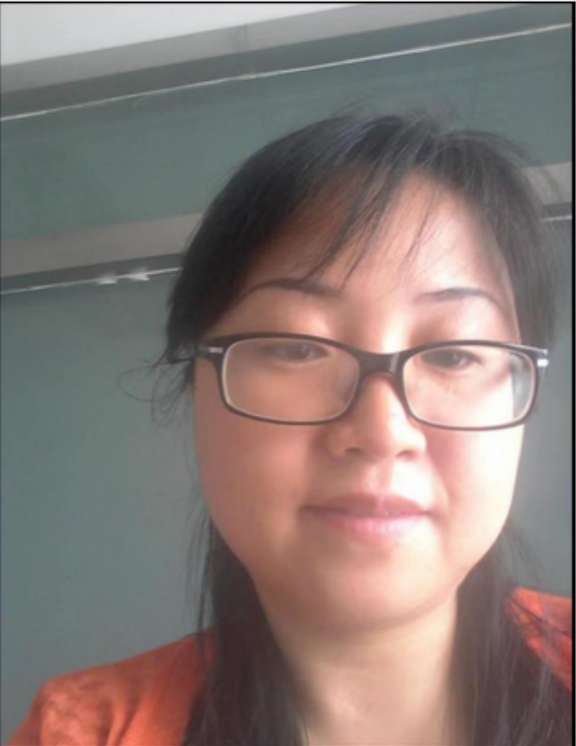
#> input picture data/sr/test.png, 576 x 746 px
$ jupyter execute --allow-errors super-resolution.ipynb   (shell and % lines are left out)   (older library calls are emulated)
#> lines starting #> are read from the running program, lines starting #| are printed output that depends on the picture
### utils/common_utils.py
import torch
import torch.nn as nn
import torchvision
import sys

import numpy as np
from PIL import Image
import PIL
import numpy as np

import matplotlib.pyplot as plt

# [48 lines left out: functions crop_image, get_params, get_image_grid, not called in this run]

def plot_image_grid(images_np, nrow =8, factor=1, interpolation='lanczos'):
    """Draws images in a grid

    Args:
        images_np: list of images, each image is np.array of size 3xHxW of 1xHxW
        nrow: how many images will be in one row
        factor: size if the plt.figure
        interpolation: interpolation used in plt.imshow
    """
    n_channels = max(x.shape[0] for x in images_np)
    assert (n_channels == 3) or (n_channels == 1), "images should have 1 or 3 channels"

    images_np = [x if (x.shape[0] == n_channels) else np.concatenate([x, x, x], axis=0) for x in images_np]

    grid = get_image_grid(images_np, nrow)

    plt.figure(figsize=(len(images_np) + factor, 12 + factor))

    if images_np[0].shape[0] == 1:
        plt.imshow(grid[0], cmap='gray', interpolation=interpolation)
    else:
        plt.imshow(grid.transpose(1, 2, 0), interpolation=interpolation)

    plt.show()

    return grid

def load(path):
    """Load PIL image."""
    img = Image.open(path)
    return img

def get_image(path, imsize=-1):
    """Load an image and resize to a cpecific size.

    Args:
        path: path to image
        imsize: tuple or scalar with dimensions; -1 for `no resize`
    """
    img = load(path)

    if isinstance(imsize, int):
        imsize = (imsize, imsize)

    if imsize[0]!= -1 and img.size != imsize:
        if imsize[0] > img.size[0]:
            img = img.resize(imsize, Image.BICUBIC)
        else:
            img = img.resize(imsize, Image.ANTIALIAS)

    img_np = pil_to_np(img)

    return img, img_np


# [8 lines left out: function fill_noise, not called in this run]

def get_noise(input_depth, method, spatial_size, noise_type='u', var=1./10):
    """Returns a pytorch.Tensor of size (1 x `input_depth` x `spatial_size[0]` x `spatial_size[1]`)
    initialized in a specific way.
    Args:
        input_depth: number of channels in the tensor
        method: `noise` for fillting tensor with noise; `meshgrid` for np.meshgrid
        spatial_size: spatial size of the tensor to initialize
        noise_type: 'u' for uniform; 'n' for normal
        var: a factor, a noise will be multiplicated by. Basically it is standard deviation scaler.
    """
    if isinstance(spatial_size, int):
        spatial_size = (spatial_size, spatial_size)
    if method == 'noise':
        shape = [1, input_depth, spatial_size[0], spatial_size[1]]
        net_input = torch.zeros(shape)

        fill_noise(net_input, noise_type)
        net_input *= var
    elif method == 'meshgrid':
        assert input_depth == 2
        X, Y = np.meshgrid(np.arange(0, spatial_size[1])/float(spatial_size[1]-1), np.arange(0, spatial_size[0])/float(spatial_size[0]-1))
        meshgrid = np.concatenate([X[None,:], Y[None,:]])
        net_input=  np_to_torch(meshgrid)
    else:
        assert False

    return net_input

def pil_to_np(img_PIL):
    '''Converts image in PIL format to np.array.

    From W x H x C [0...255] to C x W x H [0..1]
    '''
    ar = np.array(img_PIL)

    if len(ar.shape) == 3:
        ar = ar.transpose(2,0,1)
    else:
        ar = ar[None, ...]

    return ar.astype(np.float32) / 255.

# [64 lines left out: functions np_to_pil, np_to_torch, torch_to_np, optimize, not called in this run]

### utils/sr_utils.py
from .common_utils import *

# [13 lines left out: function put_in_center, not called in this run]


def load_LR_HR_imgs_sr(fname, imsize, factor, enforse_div32=None):
    '''Loads an image, resizes it, center crops and downscales.

    Args:
        fname: path to the image
        imsize: new size for the image, -1 for no resizing
        factor: downscaling factor
        enforse_div32: if 'CROP' center crops an image, so that its dimensions are divisible by 32.
    '''
#> called with fname = 'data/sr/test.png', imsize = -1, factor = 4, enforse_div32 = 'CROP'
    img_orig_pil, img_orig_np = get_image(fname, -1)
#> in load, img is the input picture: PIL image 576x746 RGBA; mean R, G, B, A 135.7, 121.7, 117.4, 255

    if imsize != -1:
        img_orig_pil, img_orig_np = get_image(fname, imsize)

    # For comparison with GT
    if enforse_div32 == 'CROP':
        new_size = (img_orig_pil.size[0] - img_orig_pil.size[0] % 32,
                    img_orig_pil.size[1] - img_orig_pil.size[1] % 32)
#> new_size = (576, 736)

        bbox = [
                (img_orig_pil.size[0] - new_size[0])/2,
                (img_orig_pil.size[1] - new_size[1])/2,
                (img_orig_pil.size[0] + new_size[0])/2,
                (img_orig_pil.size[1] + new_size[1])/2,
        ]
#> bbox = [0, 5, 576, 741]

        img_HR_pil = img_orig_pil.crop(bbox)
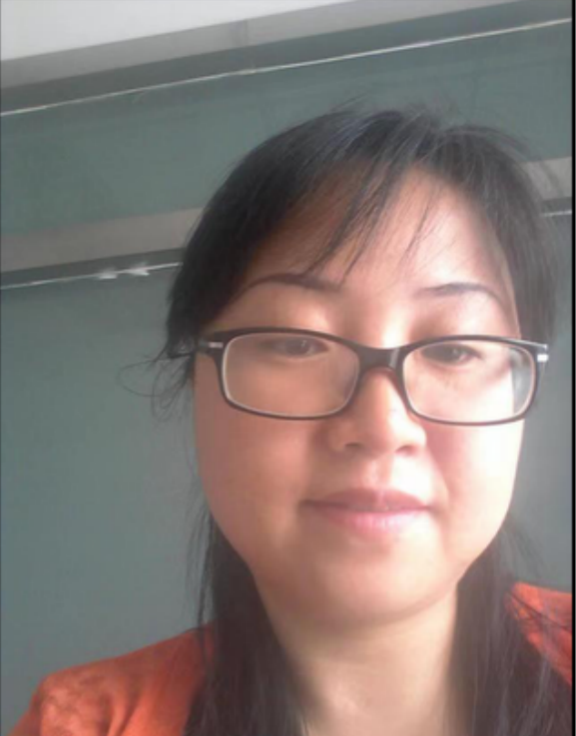
#> img_HR_pil: PIL image 576x736 RGBA; mean R, G, B, A 135.7, 121.8, 117.5, 255
        img_HR_np = pil_to_np(img_HR_pil)
    else:
        img_HR_pil, img_HR_np = img_orig_pil, img_orig_np

    LR_size = [
               img_HR_pil.size[0] // factor,
               img_HR_pil.size[1] // factor
    ]
#> LR_size = [144, 184]

    img_LR_pil = img_HR_pil.resize(LR_size, Image.ANTIALIAS)
    img_LR_np = pil_to_np(img_LR_pil)

    print('HR and LR resolutions: %s, %s' % (str(img_HR_pil.size), str (img_LR_pil.size)))
#| HR and LR resolutions: (576, 736), (144, 184)

    return {
                'orig_pil': img_orig_pil,
                'orig_np':  img_orig_np,
                'LR_pil':  img_LR_pil,
                'LR_np': img_LR_np,
                'HR_pil':  img_HR_pil,
                'HR_np': img_HR_np
           }


def get_baselines(img_LR_pil, img_HR_pil):
    '''Gets `bicubic`, sharpened bicubic and `nearest` baselines.'''
    img_bicubic_pil = img_LR_pil.resize(img_HR_pil.size, Image.BICUBIC)
    img_bicubic_np = pil_to_np(img_bicubic_pil)

    img_nearest_pil = img_LR_pil.resize(img_HR_pil.size, Image.NEAREST)
    img_nearest_np = pil_to_np(img_nearest_pil)

    img_bic_sharp_pil = img_bicubic_pil.filter(PIL.ImageFilter.UnsharpMask())
    img_bic_sharp_np = pil_to_np(img_bic_sharp_pil)

    return img_bicubic_np, img_bic_sharp_np, img_nearest_np


# [11 lines left out: function tv_loss, not called in this run]

### super-resolution.ipynb
Code for **super-resolution** (figures $1$ and $5$ from main paper).. Change `factor` to $8$ to reproduce images from fig. $9$ from supmat.

You can play with parameters and see how they affect the result.

[cell 1]
"""
*Uncomment if running on colab*
Set Runtime -> Change runtime type -> Under Hardware Accelerator select GPU in Google Colab
"""
# !git clone https://github.com/DmitryUlyanov/deep-image-prior
# !mv deep-image-prior/* ./

# Import libs

[cell 2]
from __future__ import print_function
import matplotlib.pyplot as plt

import argparse
import os
# os.environ['CUDA_VISIBLE_DEVICES'] = '1'

import numpy as np
from models import *

import torch
import torch.optim

from skimage.measure import compare_psnr
from models.downsampler import Downsampler

from utils.sr_utils import *

torch.backends.cudnn.enabled = True
torch.backends.cudnn.benchmark =True
dtype = torch.cuda.FloatTensor

imsize = -1
factor = 4 # 8
enforse_div32 = 'CROP' # we usually need the dimensions to be divisible by a power of two (32 in this case)
PLOT = True

# To produce images from the paper we took *_GT.png images from LapSRN viewer for corresponding factor,
# e.g. x4/zebra_GT.png for factor=4, and x8/zebra_GT.png for factor=8
#path_to_image = 'data/sr/zebra_GT.png'
path_to_image = 'data/sr/test.png'

# Load image and baselines

[cell 3]
# Starts here
imgs = load_LR_HR_imgs_sr(path_to_image , imsize, factor, enforse_div32)
#> imgs = 6 items

imgs['bicubic_np'], imgs['sharp_np'], imgs['nearest_np'] = get_baselines(imgs['LR_pil'], imgs['HR_pil'])

#> (the rest of this cell did not finish here and is left out)

#> in plot_image_grid, `n_channels = max(x.shape[0] for x in images_np)`: n_channels = 4
    print ('PSNR bicubic: %.4f   PSNR nearest: %.4f' %  (
                                        compare_psnr(imgs['HR_np'], imgs['bicubic_np']),
                                        compare_psnr(imgs['HR_np'], imgs['nearest_np'])))

# Set up parameters and net

[cell 4]
input_depth = 32

INPUT =     'noise'
pad   =     'reflection'
OPT_OVER =  'net'
KERNEL_TYPE='lanczos2'

LR = 0.01
tv_weight = 0.0

OPTIMIZER = 'adam'

if factor == 4:
    num_iter = 2000
    reg_noise_std = 0.03
elif factor == 8:
    num_iter = 4000
    reg_noise_std = 0.05
else:
    assert False, 'We did not experiment with other factors'

#> (a cell that did not finish here is left out)


NET_TYPE = 'skip' # UNet, ResNet
net = get_net(input_depth, 'skip', pad,
              skip_n33d=128,
              skip_n33u=128,
              skip_n11=4,
              num_scales=5,
              upsample_mode='bilinear').type(dtype)

# Losses
mse = torch.nn.MSELoss().type(dtype)

img_LR_var = np_to_torch(imgs['LR_np']).type(dtype)

downsampler = Downsampler(n_planes=3, factor=factor, kernel_type=KERNEL_TYPE, phase=0.5, preserve_size=True).type(dtype)


$ run again, with data/sr/zebra_GT.png copied over data/sr/test.png
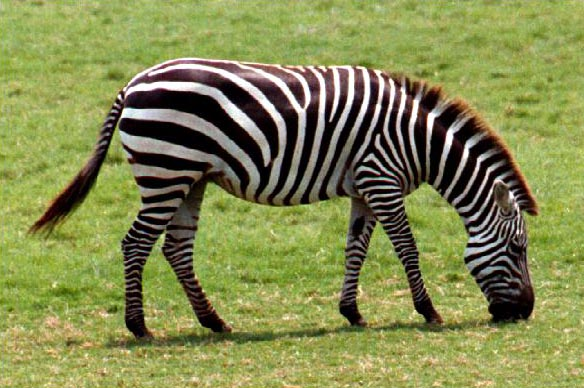
#> input picture data/sr/zebra_GT.png, 584 x 388 px
#> in load, img is the input picture: PIL image 584x388 RGB; mean R, G, B 132.1, 138, 80.3
#> in load_LR_HR_imgs_sr, `img_LR_pil = img_HR_pil.resize(LR_size, Image.ANTIALIAS)`:
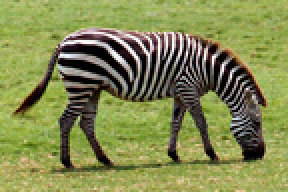
#> img_LR_pil: PIL image 144x96 RGB (shown 2 times larger); mean R, G, B 131.5, 137.5, 80.3
#| HR and LR resolutions: (576, 384), (144, 96)
#> imgs = 6 items
#> in get_baselines, `img_bic_sharp_pil = img_bicubic_pil.filter(PIL.ImageFilter.UnsharpMask..`:
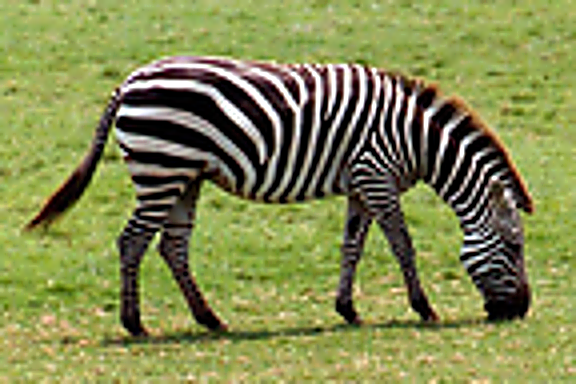
#> img_bic_sharp_pil: PIL image 576x384 RGB; mean R, G, B 132.2, 138.3, 81
#> n_channels = 3
#> images_np = 4 items
#| PSNR bicubic: 23.1048   PSNR nearest: 20.8212

$ run again, with data/sr/zebra_crop.png copied over data/sr/test.png
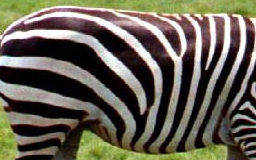
#> input picture data/sr/zebra_crop.png, 256 x 160 px
#> in load, img is the input picture: PIL image 256x160 RGB; mean R, G, B 102.3, 96.8, 83
#| HR and LR resolutions: (256, 160), (64, 40)
#> imgs = 6 items
#> in get_baselines, `img_nearest_pil = img_LR_pil.resize(img_HR_pil.size, Image.NEAREST)`:
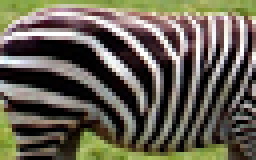
#> img_nearest_pil: PIL image 256x160 RGB; mean R, G, B 102.6, 97.5, 83.6
#> in get_baselines, `img_bic_sharp_pil = img_bicubic_pil.filter(PIL.ImageFilter.UnsharpMask..`:
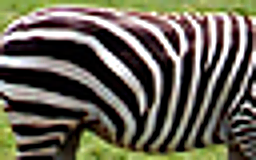
#> img_bic_sharp_pil: PIL image 256x160 RGB; mean R, G, B 104.3, 99.8, 85.5
#> n_channels = 3
#> images_np = 4 items
#| PSNR bicubic: 20.6285   PSNR nearest: 17.4030
